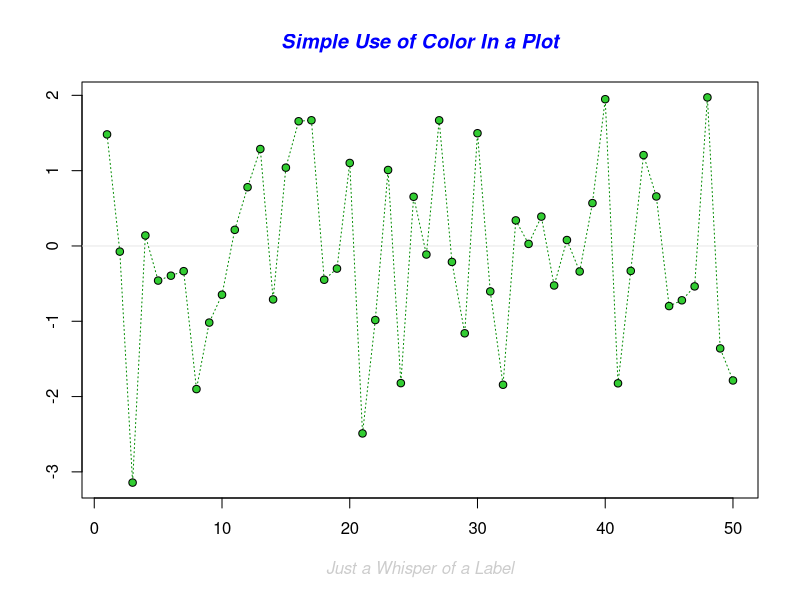
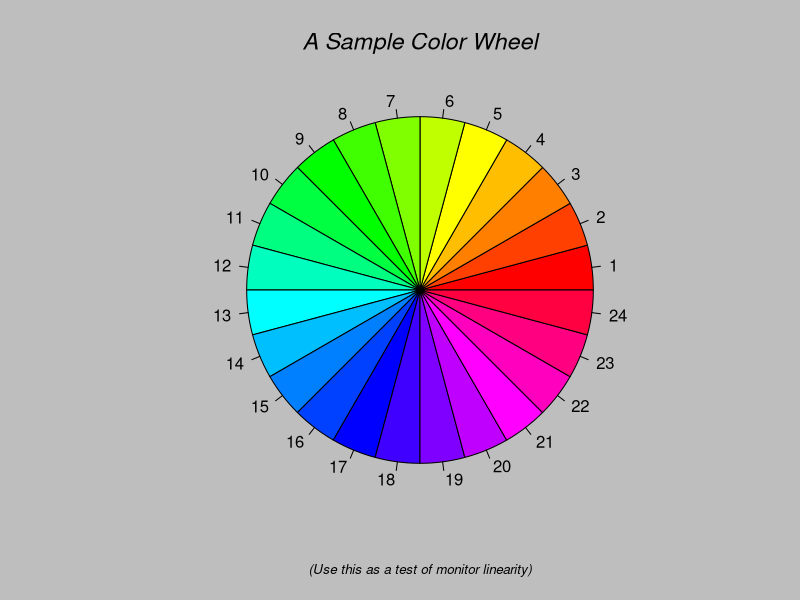
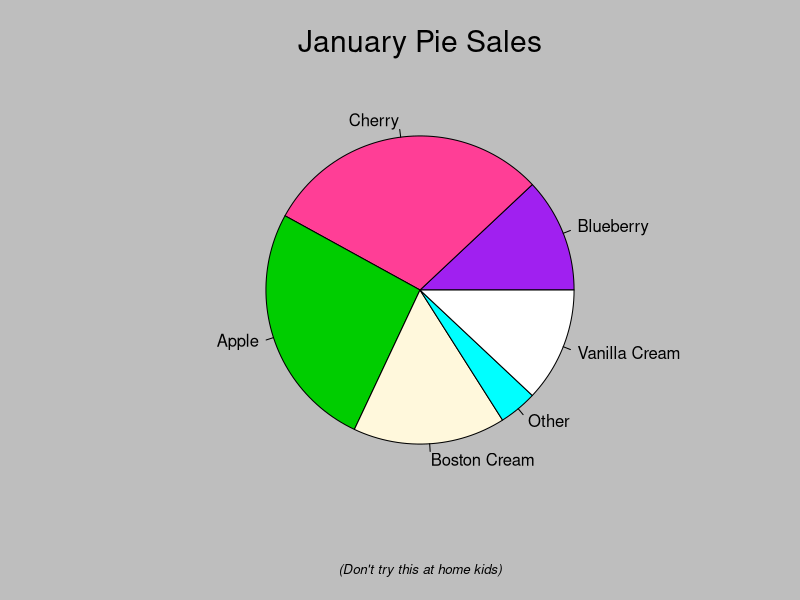
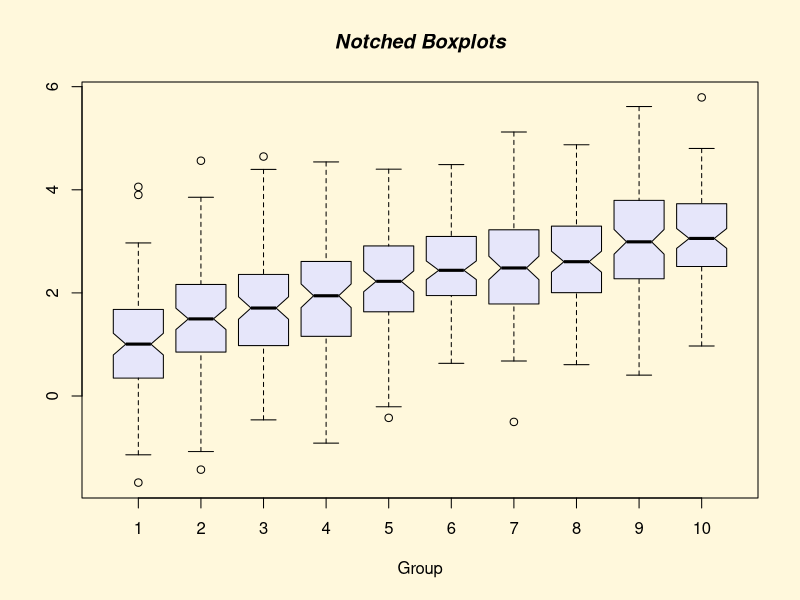
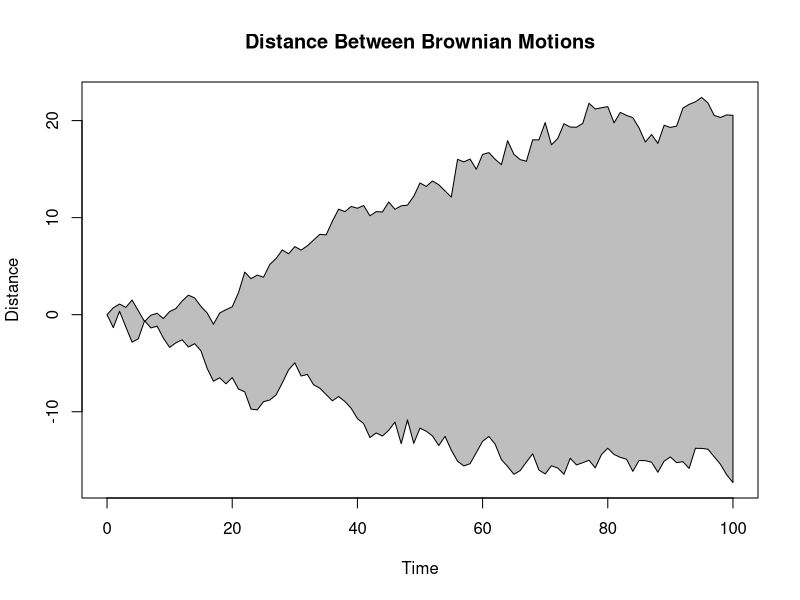
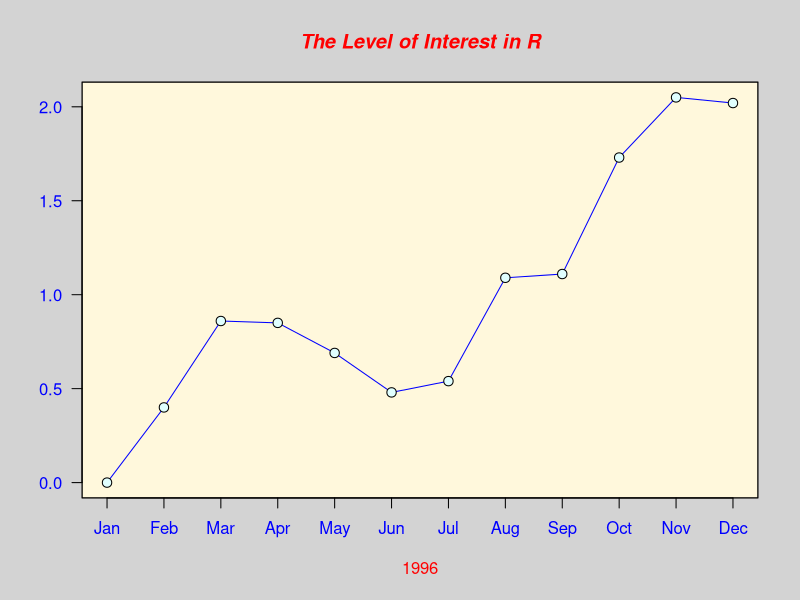
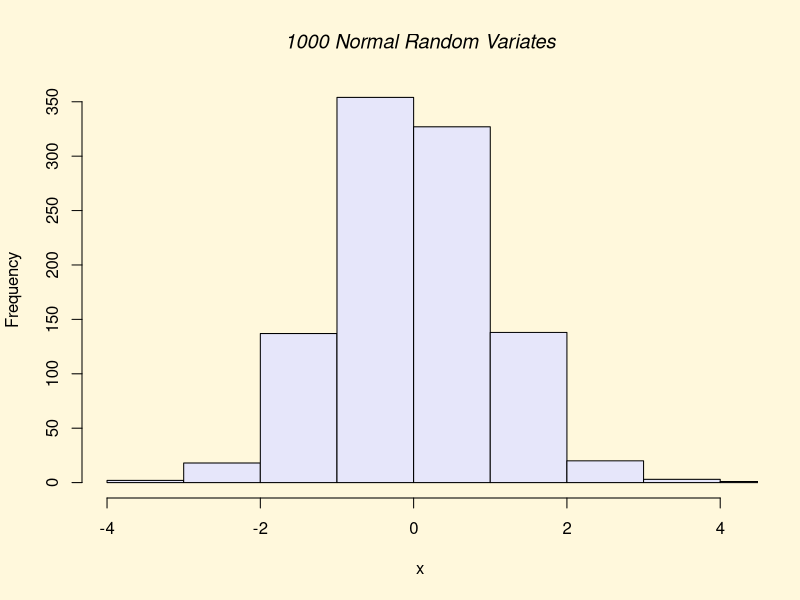
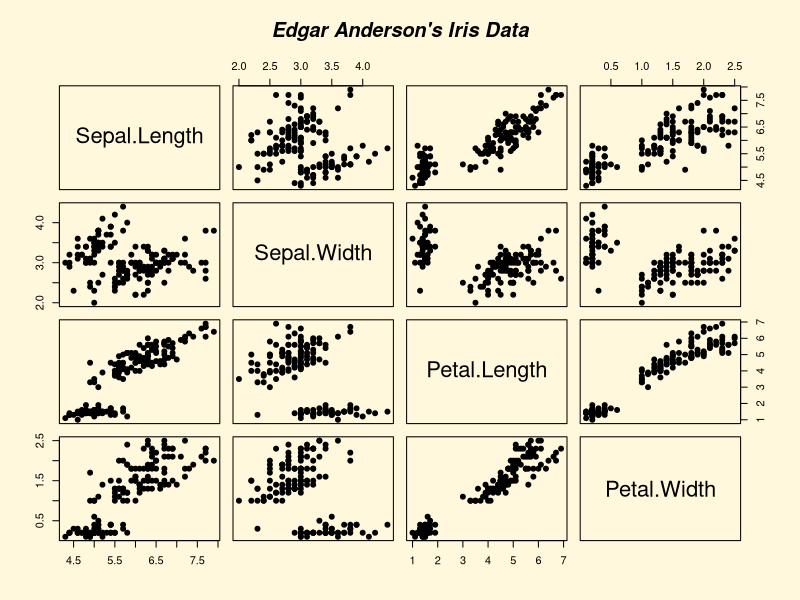

Recreate these plots in R, in order.
# Beautiful graphs in R using base system (^.^)

# It is not so simple to make graphics, it requires an abstraction of business knowledge, with a technique
# to build good graphics

# In R you can make some beautiful graphics using an package called graphics.
# You can make:  Barplots, bubleeplot, pizzaplot, areaplot, dispersionplot and etc...

# The graphics are construct in Shapes: 
# 1. Theme
# 2. Coordinates
# 3. Statistics
# 4. Facets
# 5. Geometries
# 6. Aesthetics
# 7. Data

#------------------------------------------------------------------------------------------------

# We have some arguments to make it, like: points, lines, colors, sizes,...

### Some examples of important args of plots
# Types os points;
# 1 - circle
# 2 - triangule inverse
# 3 - star
# > others (untill 25)

# Types lines:
# 1 - trace line with patterns - small and large, like _ __ _
# 2 - trace line with pattern - small and large, like __ __ __
# 3 - trace line with pattern - small and large, like . __ . __. __
# ...

# Sizes (1, 2, 3, ...)
# Colors ("red", "blue", "pink", ...)

#------------------------------------------------------------------------------------------------

# The grammar of graphics ~.~ 
# Please you can find more in http://hadley.nz/ (Hadley Wickman)

# Examples of graphics 
demo("graphics")

# Básic plot

# Data
x = 1:100
y = 1/(1:100)

plot(x,y, main ="Title", xlab="X-lab", ylab= "Y-lab",lty=3, lwd=2, col="red", type ="l", pch = 1)

# Some descriptions
#xlab - rename X-lab
#ylab - rename Y-lab
#lty - change line of graphic
#col - change color
#type - type of line
#pch - type of point

# Using dataframe
plot(mtcars)
plot(x = mtcars$cyl, y = mtcars$disp, main = "Title", col.main = 52, cex.main = 1.5)

#Histogram
hist(mtcars$wt, main = "Test", xlab = "X-lab", ylab = "Y-lab")
grid(col = 3)

#boxplot
boxplot(mtcars$wt ~mtcars$cyl, main = "Test", xlab = "X-lab", ylab = "Y-lab")
grid(col = 3)

# How add others object in created graphics plot():
# lines() -> points() -> texts() and title() 

plot(x,y)
lines(y)
points(y+1, col ="red") # You can see more in ?plot


# How to join two plots
# mfrow and mfcool

?par
par() # All parameters os plottings area -  default
par('pch')
par('lty')

# Four plots together:

par(mfrow = c(2,2), col.axis = "red") # Where c(row, column)
plot(x,y)
plot(x,y)
plot(x,y)
plot(x,y)

# colors default in R:
colors()
plot(iris$Sepal.Length, iris$Sepal.Width, col = "violetred1")
plot(iris$Sepal.Length, iris$Sepal.Width, col = "antiquewhite")

# complement - You can use plotrix, its a complement of packages basis in R
library(plotrix)
par(mfrow = c(1,1), col.axis ="red")
plot(1:100, las = 2)
ablineclip(v = 6)
ablineclip(h = 6)

# Join two plot inside other
par(mar=c(4,3,3,3), col.axis =  "black")

plot(cars$speed, type = "s", bty = "n", ann = F, col = "red")
axis(side =4)
text(20,85, "Velocity", cex=0.85, col = "red")
par(new = T)
plot(cars$dist, type = "s", bty = "n", ann = F, col = "darkblue", axes =F)
axis(side =4)
text(37,18, "Distance", cex=0.85, col = "darkblue")
title(main = "Velocity x Distance")
